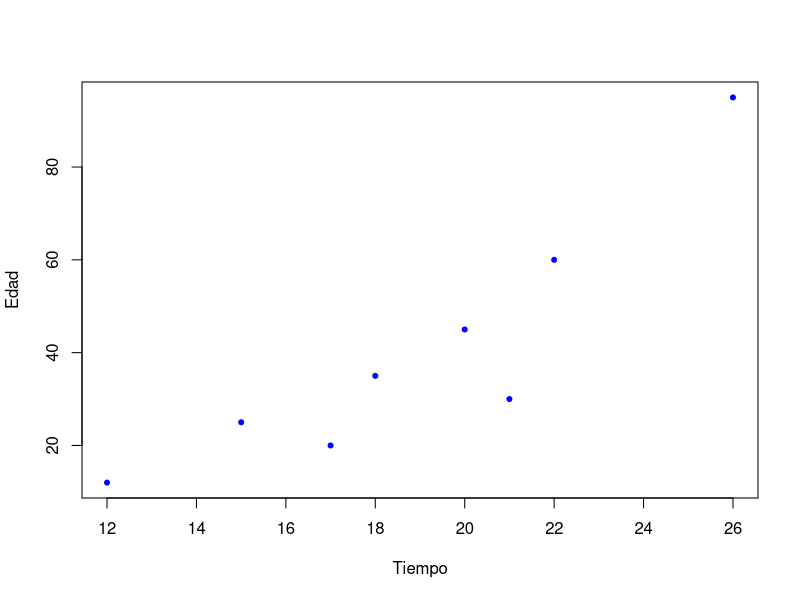
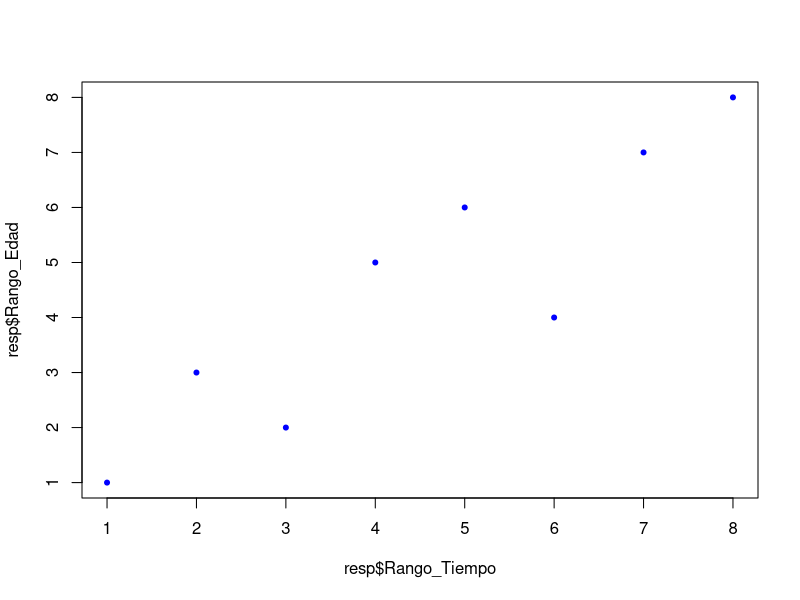

Here is the R script that generated these plots, in order:
# Ejercicio correlacion de spearman
# JEGR
# 25/09/2025

# Datos
resp <- data.frame(
  Tiempo = c(12,15,17,18,20,21,22,26),
  Edad = c(12,25,20,35,45,30,60,95)
)
resp

# Crear columnas con las rampas (1 a 8)
resp$Rango_Tiempo <- rank(resp$Tiempo, ties.method = "first")
resp$Rango_Edad <- rank(resp$Edad, ties.method = "first")

# Ver resultado
resp

# Graficos de dispersion
plot(resp$Tiempo, resp$Edad,
     col = "blue",
     xlab = "Tiempo",
     ylab = "Edad",
     pch = 20)

plot(resp$Rango_Tiempo, resp$Rango_Edad,
     col = "blue",
     pch =20)

# Procedimientos para obtener correlacion de spearman
resp$dif <- resp$Rango_Tiempo - resp$Rango_Edad
resp$dif2 <- resp$dif^2
sum(resp$dif2)

# Coeficiente de correlacion rho = 0.9047619

# Comprobar dentro de R
cor.test(resp$Rango_Tiempo, resp$Rango_Edad,
         method = "spearman")  # <0.05 (p-value = 0.004563), correlacion alta significativa

cor.test(resp$Tiempo, resp$Edad, method = "spearman")
